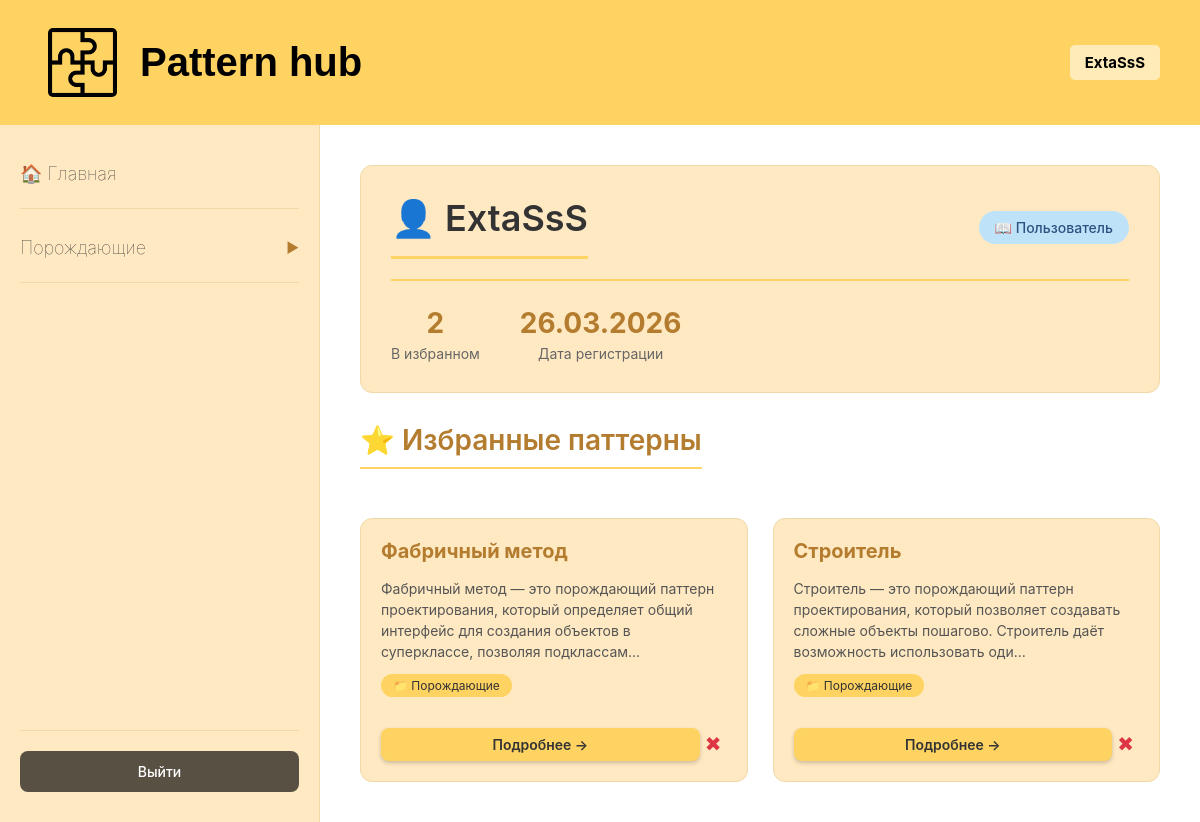
The page /profile/ (signed in) on the database as committed earlier.
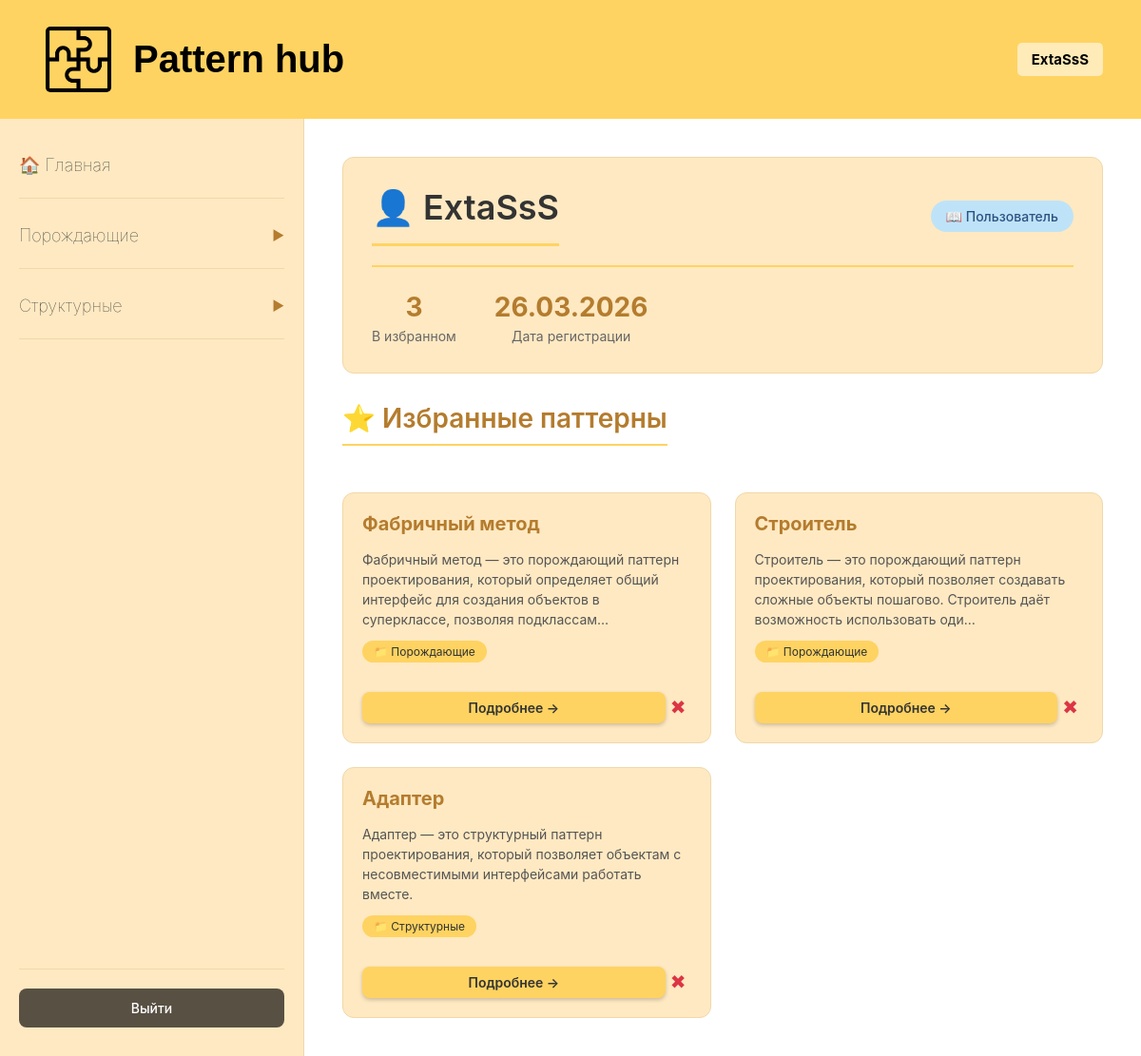
The same page on the database as committed later.
### main/models.py (models this page shows)
class Categories(models.Model):
    id = models.AutoField(primary_key=True)
    title = models.CharField(max_length=45, blank=True, null=True, unique=True)
    class Meta:
        db_table = 'categories'

class Patterns(models.Model):
    id = models.AutoField(primary_key=True)
    title = models.CharField(max_length=45)
    categories = models.ForeignKey(Categories, on_delete=models.DO_NOTHING, db_column='categories_id')
    term = models.TextField()
    problem = models.TextField()
    solution = models.TextField()
    examples = models.TextField()
    consclusions = models.TextField()
    tags = models.ManyToManyField(Tags, blank=True)
    stacks = models.ManyToManyField(Stacks, blank=True)
    class Meta:
        db_table = 'patterns'
        unique_together = (('id', 'categories'),)

### main/views.py (the view)
# urls.py: path('profile/', views.profile, name='profile'),
@login_required
def profile(request):
    categories = Categories.objects.all()
    patterns = Patterns.objects.all()
    user = request.user
    auth_user = User.objects.get(id=user.id)
    if auth_user.is_superuser:
        patterns_usr = Patterns.objects.all().order_by('-id')
    else:
        profile = Profiles.objects.get(user=user)
        fav = Favorites.objects.filter(users=profile).order_by('-id')
        patterns_usr = [f.patterns for f in fav]
    return render(request, 'test/main/forms/account.html', {"patterns_usr": patterns_usr, "categories": categories, "patterns": patterns})

### templates/test/main/forms/account.html (shortened to what this page needs)
{% extends "test/main/index.html" %}
{% load static %}
{% block content %}
<div class="profile-container">
    <div class="profile-card">
        <div class="profile-header">
            <h1 class="profile-title">👤 {{ user.username }}</h1>
            <div class="role-badge {% if user.is_superuser %}admin{% else %}user{% endif %}">
                {% if user.is_superuser %}👑 Администратор{% else %}📖 Пользователь{% endif %}
            </div>
        </div>
        <div class="profile-stats">
            <div class="stat-item">
                <div class="stat-number">{{ patterns|length }}</div>
                <div class="stat-label">
                    {% if user.is_superuser %}Всего паттернов{% else %}В избранном{% endif %}
                </div>
            </div>
            <div class="stat-item">
                <div class="stat-number">{{ user.date_joined|date:"d.m.Y" }}</div>
                <div class="stat-label">Дата регистрации</div>
            </div>
        </div>
    </div>
    <div class="favorites-section">
        <div class="section-header">
            <h2 class="section-title">
                {% if user.is_superuser %}
                    📚 Все паттерны
                {% else %}
                    ⭐ Избранные паттерны
                {% endif %}
            </h2>
        </div>
        {% if patterns %}
            <div class="favorites-grid">
                {% for pattern in patterns %}
                    <div class="favorite-card" data-id="{{ pattern.id }}">
                        <div class="favorite-header">
                            <h3>{{ pattern.title }}</h3>
                        </div>
                        {% if pattern.term %}
                            <p class="favorite-term">{{ pattern.term|truncatechars:150 }}</p>
                        {% endif %}
                        <div class="favorite-category">
                            📁 {{ pattern.categories.title }}
                        </div>
                        <div class="favorite-footer">
                            <a href="{% url 'pattern_detail' pattern.id %}" class="details-link gold-dark">Подробнее →</a>
                            {% if not user.is_superuser %}
                                <button onclick="removeFromFavorites({{ pattern.id }})" class="remove-favorite" title="Удалить из избранного">✖</button>
                            {% endif %}
                        </div>
                    </div>
                {% endfor %}
            </div>
        {% endif %}
    </div>
</div>
{% endblock %}

### templates/test/main/index.html (shortened to what this page needs)
{% load static %}
<!DOCTYPE html>
<html lang="ru">
<head>
    <link rel="stylesheet" href="{% static 'main/style.css' %}">
</head>
<body>
    <div class="wrapper">
        <header class="header">
            <div class="header-content">
                <div class="logo-area">
                    <img src="{% static 'images/logo.png' %}" alt="Logo" class="logo" onerror="this.style.display='none'">
                    <h1 class="Logo-title">Pattern hub</h1>
                </div>
                <div class="auth-buttons">
                    {% if user.is_authenticated %}
                        <div class="user-info">
                            <span onclick="window.location = '/profile';" class="username">{{ user.username }}</span>
                        </div>
                    {% else %}
                        <a href="{% url 'login_' %}" class="auth-btn register">Зарегистрироваться\Войти</a>
                    {% endif %}
                </div>
            </div>
        </header>
        <div class="main-content">
            <aside class="sidebar">
                <nav class="sidebar-nav">
                    <div class="nav-item">
                        <a href="{% url 'index' %}" class="nav-header no-arrow">
                            <span class="nav-title">🏠 Главная</span>
                        </a>
                    </div>
                    {% for category in categories %}
                    <div class="nav-item" data-category-id="{{ category.id }}">
                        <div class="nav-header" onclick="toggleSubmenu(this)">
                            <span class="nav-title">{{ category.title }}</span>
                            <span class="arrow">▶</span>
                        </div>
                    </div>
                    {% endfor %}
                </nav>
                {% if user.is_authenticated %}
                <div class="sidebar-footer">
                    <a href="{% url 'logout' %}" class="logout-sidebar-btn">
                        Выйти
                    </a>
                </div>
                {% endif %}
            </aside>
            <main class="content">
                {% block content %}
                {% endblock %}
            </main>
        </div>
    </div>
</body>
</html>

Rows that differ between the two databases and show on the page:
added Categories: title "Структурные"
added Patterns: title "Адаптер", term "Адаптер — это структурный паттерн проектирования, который позволяет объектам с несовместимыми интерфейсами работать вместе.", categories "Структурные"
Other text that changed with them:
{{ patterns|length }}: "2" → "3"
